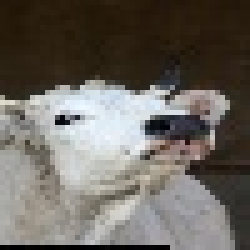
#> input picture Final_Scripts/data/processed/Cow/2.jpg, 50 x 50 px, found by its file name (shown 5 times larger)
$ jupyter execute --allow-errors image_processor.ipynb
#> lines starting #> are read from the running program, lines starting #| are printed output that depends on the picture
# Image Processor

This is the image processor. In extracts the text of a given image.<br/>
To increase the efficiency, it uses OpenCv's EAST (Efficient and Accurate Scene Text Detector) to focus the OCR (optical character recognition) just on the text. <br/>

[cell 1]
from imutils.object_detection import non_max_suppression
import numpy as np
import time
import cv2
import os
import pytesseract
from google.cloud import vision
from PIL import Image, ImageEnhance, ImageFilter
from enum import Enum

[cell 2]
class OCR(Enum):
    TESSERACT = 1
    GOOGLE_CLOUD_VISION = 2

[cell 3]
min_confidence = 0.75
input_image = "data/Raw/2.jpg"
default_height = 320
default_width = 320
default_padding = 0.15
ocr = OCR.GOOGLE_CLOUD_VISION

[cell 4]
# [56 lines left out: function decode_predictions, not called in this run]

[cell 5]
# [5 lines left out: function change_contrast_and_brightness, not called in this run]

[cell 6]
# [17 lines left out: function enhance_image, not called in this run]

[cell 7]
# [11 lines left out: function extract_text_tesseract, not called in this run]

[cell 8]
# [17 lines left out: function extract_text_gcv, not called in this run]
    #return response.text_annotations[0].description

[cell 9]
# load the input image and grab the image dimensions
image = cv2.imread(input_image)
#> image is the input picture: shape (50, 50, 3); mean B, G, R 95.2, 102.1, 107.2
orig = image.copy()
(origH, origW) = image.shape[:2]
#> origH = 50; origW = 50

# set the new width and height and then determine the ratio in change
# for both the width and height
(newW, newH) = (default_width, default_height)
rW = origW / float(newW)
#> rW = 0.156
rH = origH / float(newH)
#> rH = 0.156

# resize the image and grab the new image dimensions
image = cv2.resize(image, (newW, newH))
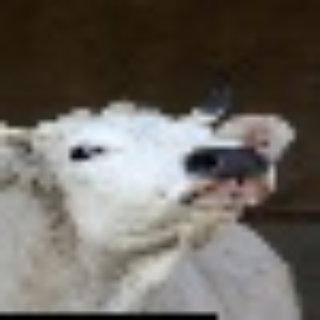
#> image: shape (320, 320, 3); mean B, G, R 95.1, 102, 107
(H, W) = image.shape[:2]
#> H = 320; W = 320

# define the two output layer names for the EAST detector model that
# we are interested -- the first is the output probabilities and the
# second can be used to derive the bounding box coordinates of text
layerNames = ["feature_fusion/Conv_7/Sigmoid", "feature_fusion/concat_3"]

# load the pre-trained EAST text detector
print("[INFO] loading EAST text detector...")
#> (the rest of this cell did not finish here and is left out)


$ run again, with Final_Scripts/data/processed/Cow/00000000.jpg copied over Final_Scripts/data/processed/Cow/2.jpg
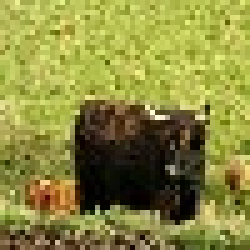
#> input picture Final_Scripts/data/processed/Cow/00000000.jpg, 50 x 50 px, found by its file name (shown 5 times larger)
#> image is the input picture: shape (50, 50, 3); mean B, G, R 63.8, 138.3, 139.3
#> `image = cv2.resize(image, (newW, newH))`:
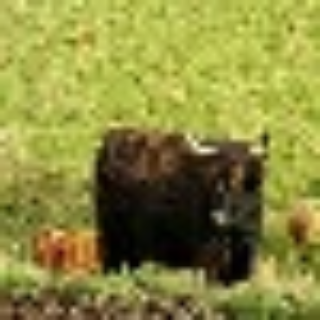
#> image: shape (320, 320, 3); mean B, G, R 63.7, 138.2, 139.1

$ run again, with Final_Scripts/data/processed/Cow/00000002.jpg copied over Final_Scripts/data/processed/Cow/2.jpg
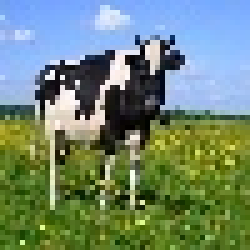
#> input picture Final_Scripts/data/processed/Cow/00000002.jpg, 50 x 50 px, found by its file name (shown 5 times larger)
#> image is the input picture: shape (50, 50, 3); mean B, G, R 116.1, 135.3, 112.5
#> `image = cv2.resize(image, (newW, newH))`:
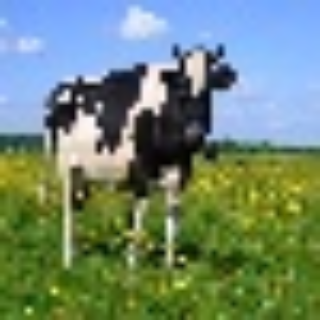
#> image: shape (320, 320, 3); mean B, G, R 116, 135.2, 112.4

$ run again, with Final_Scripts/data/processed/Cow/00000003.jpg copied over Final_Scripts/data/processed/Cow/2.jpg
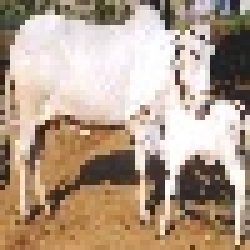
#> input picture Final_Scripts/data/processed/Cow/00000003.jpg, 50 x 50 px, found by its file name (shown 5 times larger)
#> image is the input picture: shape (50, 50, 3); mean B, G, R 139.6, 158.4, 179.1
#> `image = cv2.resize(image, (newW, newH))`:
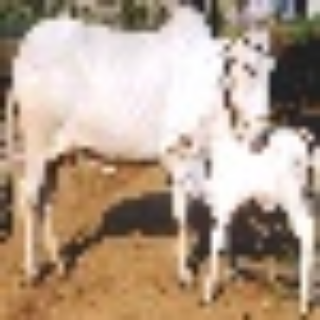
#> image: shape (320, 320, 3); mean B, G, R 139.5, 158.3, 179
